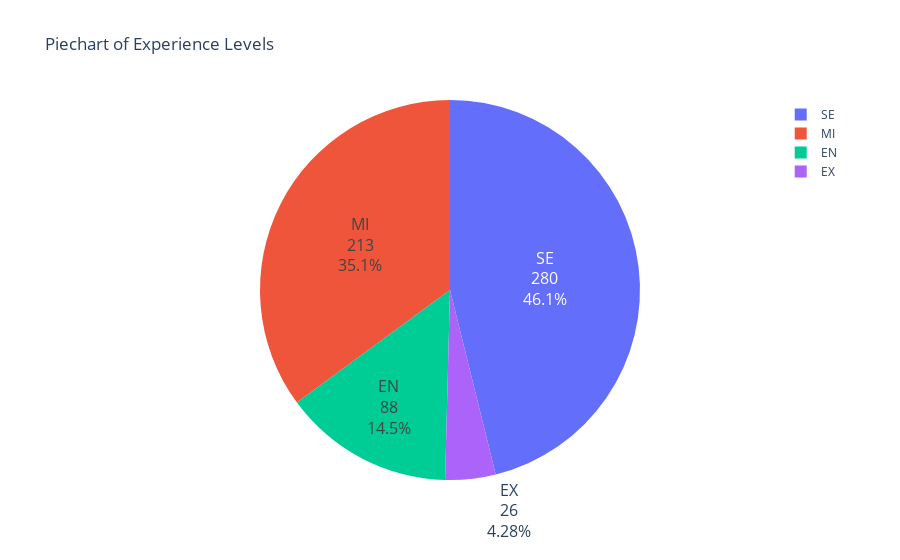

Source (notebook cell):
### Markdown cell above
According to definitions of the experience level:
* EN refers to **Entry-level / Junior**
* MI refers to **Mid-level / Intermediate**
* SE refers to **Senior-level / Expert**
* EX refers to **Executive-level / Director**

### Code cell
labels = df['experience_level'].value_counts().index
sizes = df['experience_level'].value_counts().values

fig = px.pie(values=sizes, names=labels, title='Piechart of Experience Levels')
fig.update_traces(textinfo='label+percent+value', textfont_size=16)
fig.show()

### Figure 1 — Plotly figure (JSON) as saved in the notebook; plotly's stock layout.template omitted (floating-point values rounded to 4 significant figures)
{"data": [{"domain": {"x": [0, 1], "y": [0, 1]}, "hovertemplate": "label=%{label}<br>value=%{value}<extra></extra>", "labels": ["SE", "MI", "EN", "EX"], "legendgroup": "", "name": "", "showlegend": true, "textfont": {"size": 16}, "textinfo": "label+percent+value", "type": "pie", "values": [280, 213, 88, 26]}], "layout": {"legend": {"tracegroupgap": 0}, "title": {"text": "Piechart of Experience Levels"}}}
